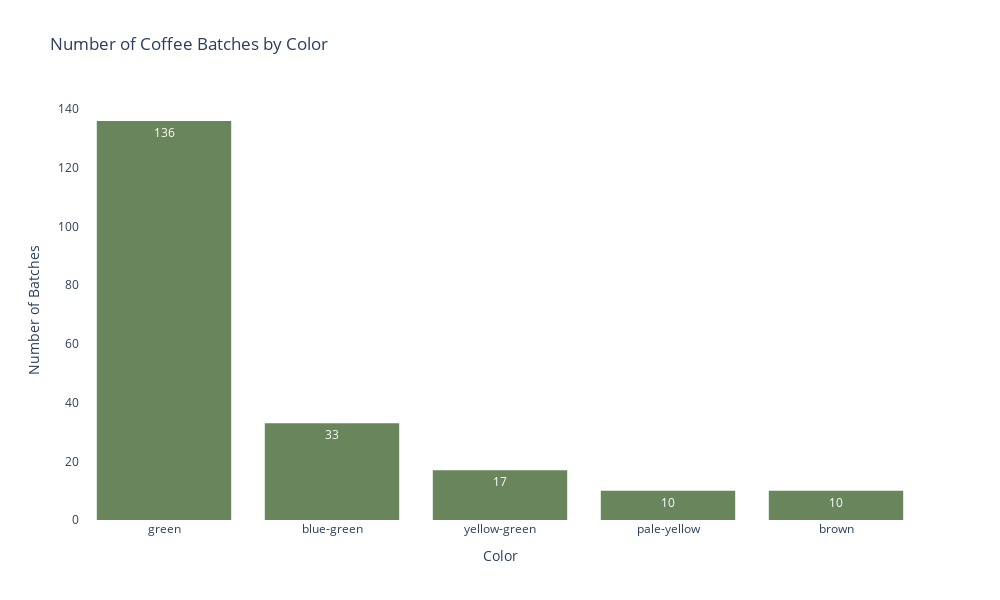

This figure's notebook cell:
### Markdown cell above
Caturra and Gesha are tied as most common coffee varieties in the dataset. These are followed by Typica, Bourbon, and Catuai varieties as the next highest represented strains.

### Code cell
# Bar plot of color
color = px.histogram(coffee, x='color', title='Number of Coffee Batches by Color',
                     labels={'color':'Color'}, width=1000, height=600, 
                     color_discrete_sequence=[px.colors.qualitative.Antique[6]], text_auto=True)

color.update_layout({
    'plot_bgcolor':'rgba(0, 0, 0, 0)',
    'paper_bgcolor':'rgba(0, 0, 0, 0)'
})

color.update_layout(xaxis={'categoryorder':'total descending'})
color.update_layout(yaxis_title='Number of Batches')

color.show()

### Figure 1 — Plotly figure (JSON) as saved in the notebook; plotly's stock layout.template omitted (floating-point values rounded to 4 significant figures; data arrays with more than 128 entries replaced by an {"elided": "..."} marker saying what was removed)
{"data": [{"alignmentgroup": "True", "bingroup": "x", "hovertemplate": "Color=%{x}<br>count=%{y}<extra></extra>", "legendgroup": "", "marker": {"color": "rgb(104, 133, 92)", "pattern": {"shape": ""}}, "name": "", "offsetgroup": "", "orientation": "v", "showlegend": false, "texttemplate": "%{value}", "type": "histogram", "x": {"elided": "206 str values"}, "xaxis": "x", "yaxis": "y"}], "layout": {"barmode": "relative", "height": 600, "legend": {"tracegroupgap": 0}, "paper_bgcolor": "rgba(0, 0, 0, 0)", "plot_bgcolor": "rgba(0, 0, 0, 0)", "title": {"text": "Number of Coffee Batches by Color"}, "width": 1000, "xaxis": {"anchor": "y", "categoryorder": "total descending", "domain": [0, 1], "title": {"text": "Color"}}, "yaxis": {"anchor": "x", "domain": [0, 1], "title": {"text": "Number of Batches"}}}}
